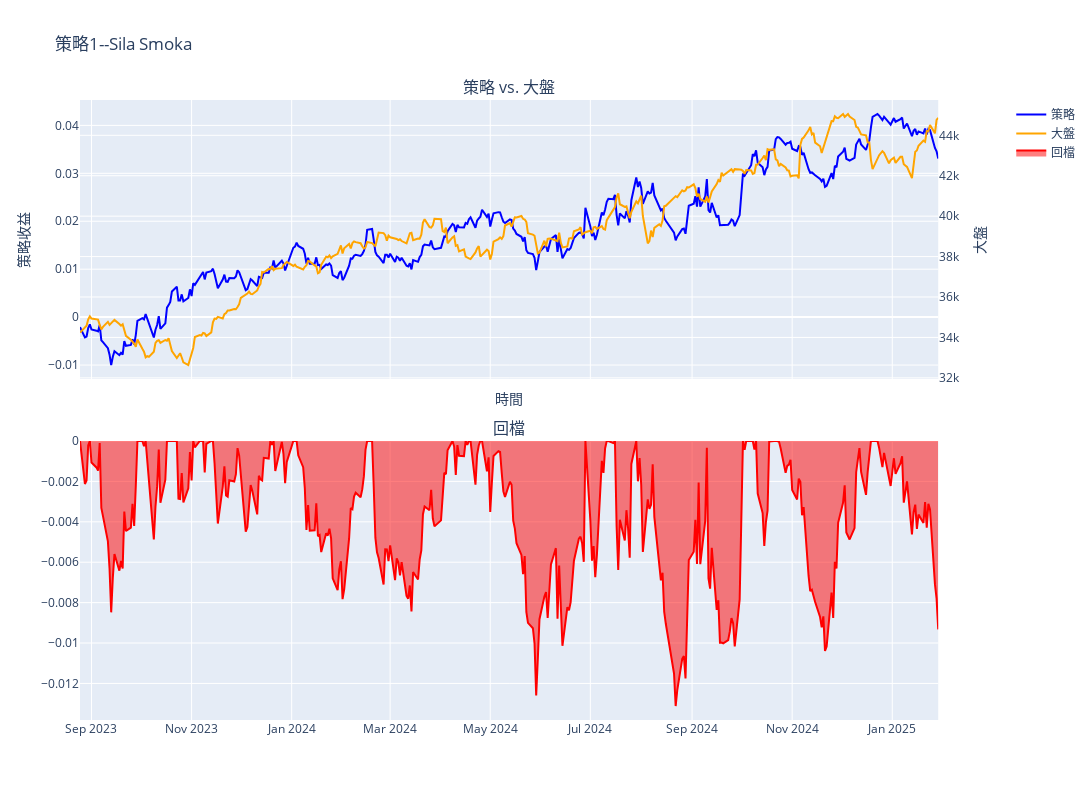

Write notebook code for a chart like this one.
### Code cell
# compare each factor with/without filteration


def calculate_strategy_statistics(df, ret_column, risk_free_rate=0.02, plot=True):
    df = df.copy()

    # Calculate Cumulative Returns
    df['cumulative_returns'] = df[ret_column].cumsum()

    # Maximum Drawdown (MDD)
    df['cumulative_max'] = df['cumulative_returns'].cummax()  # Track the running maximum
    df['drawdown'] = df['cumulative_returns'] - df['cumulative_max']  # Difference from the peak
    df['drawdown_pct'] = df['drawdown'] / df['cumulative_max']  # Drawdown as percentage of peak
    max_drawdown = df['drawdown_pct'].min()  # Most negative value represents maximum drawdown

    # Sharpe Ratio (Annualized)
    daily_return_std = df[ret_column].std()
    sharpe_ratio = (df[ret_column].mean() - risk_free_rate / 252) / daily_return_std * np.sqrt(252)

    # Sortino Ratio (Uses downside volatility)
    downside_returns = df[ret_column][df[ret_column] < 0]
    downside_std = downside_returns.std()
    sortino_ratio = (df[ret_column].mean() - risk_free_rate / 252) / downside_std * np.sqrt(252)

    # Calmar Ratio (Annualized Return / MDD)
    annual_return = df[ret_column].mean() * 252
    calmar_ratio = abs(annual_return / max_drawdown)

    # Win Rate & Profit Factor
    win_trades = df[ret_column][df[ret_column] > 0]
    loss_trades = df[ret_column][df[ret_column] < 0]
    win_rate = len(win_trades) / len(df[ret_column])
    profit_factor = win_trades.sum() / abs(loss_trades.sum())

    # Biggest Win / Loss Per Trade
    biggest_win = df[ret_column].max()
    biggest_loss = df[ret_column].min()

    # Longest Winning Streak & Longest Losing Streak
    win_streak = 0
    loss_streak = 0
    max_win_streak = 0
    max_loss_streak = 0

    for r in df[ret_column]:
        if r > 0:
            win_streak += 1
            loss_streak = 0
        elif r < 0:
            loss_streak += 1
            win_streak = 0
        else:
            win_streak = loss_streak = 0  # Reset streak if it's zero

        max_win_streak = max(max_win_streak, win_streak)
        max_loss_streak = max(max_loss_streak, loss_streak)

    # Results Dictionary
    stats = {
        "Sharpe Ratio": sharpe_ratio,
        "Sortino Ratio": sortino_ratio,
        "Calmar Ratio": calmar_ratio,
        "Max Drawdown (%)": max_drawdown,
        "Annualized Return (%)": annual_return * 100,
        "Win Rate (%)": win_rate * 100,
        "Profit Factor": profit_factor,
        "Biggest Win Per Trade": biggest_win,
        "Biggest Loss Per Trade": biggest_loss,
        "Longest Winning Streak": max_win_streak,
        "Longest Losing Streak": max_loss_streak
    }

    if plot:
        # Create subplots with 2 y-axes and 2 rows
        fig = make_subplots(
            rows=2, cols=1,  
            shared_xaxes=True,
            vertical_spacing=0.1,  
            subplot_titles=("策略 vs. 大盤", "回檔"),
            specs=[[{"secondary_y": True}], [{}]]  
        )

        # Cumulative Profit Line (Primary y-axis)
        fig.add_trace(go.Scatter(
            x=df.index, y=df['cumulative_returns'],
            mode="lines", name="策略", line=dict(color="blue")
        ), row=1, col=1, secondary_y=False)  

        # OP Line (Secondary y-axis)
        fig.add_trace(go.Scatter(
            x=df.index, y=df['op'],
            mode="lines", name="大盤", line=dict(color="orange")
        ), row=1, col=1, secondary_y=True)  

        # Add MDD Trace
        fig.add_trace(go.Scatter(
            x=df.index, y=df['drawdown'],
            fill='tozeroy', mode='lines', name="回檔",
            line=dict(color="red")
        ), row=2, col=1)  

        # Update layout with title, axis labels, and MDD settings
        fig.update_layout(
            title="策略1--Sila Smoka",
            xaxis_title="時間",
            yaxis_title="策略收益",
            yaxis2_title="大盤",  
            yaxis2=dict(
                overlaying='y',  
                side='right'  
            ),
            height=800,
            width=1200,
            xaxis=dict(
                title="時間",
                showgrid=True,
                showline=True,
                zeroline=False,  
            ),
        )
        fig.show()

    return stats


factor = "因子_開盤前5分鐘"
ret = "回報_開盤後5分鐘"
daily_df['signal_dto'] = daily_df[factor].apply(lambda x: 1 if x < 0 else -1)

daily_df['profit_dto_5'] = daily_df['signal_dto'] * daily_df[ret]
daily_df['profit_dto_5'].cumsum().plot()


stats = calculate_strategy_statistics(daily_df, 'profit_dto_5')

# Print statistics
for k, v in stats.items():
    print(f"{k}: {v:.2f}")

### Figure 1 — Plotly figure (JSON) as saved in the notebook; plotly's stock layout.template omitted (floating-point values rounded to 4 significant figures; data arrays with more than 128 entries replaced by an {"elided": "..."} marker saying what was removed)
{"data": [{"line": {"color": "blue"}, "mode": "lines", "name": "策略", "type": "scatter", "x": {"elided": "368 str values"}, "xaxis": "x", "y": {"elided": "368 float values"}, "yaxis": "y"}, {"line": {"color": "orange"}, "mode": "lines", "name": "大盤", "type": "scatter", "x": {"elided": "368 str values"}, "xaxis": "x", "y": {"elided": "368 float values"}, "yaxis": "y2"}, {"fill": "tozeroy", "line": {"color": "red"}, "mode": "lines", "name": "回檔", "type": "scatter", "x": {"elided": "368 str values"}, "xaxis": "x2", "y": {"elided": "368 float values"}, "yaxis": "y3"}], "layout": {"annotations": [{"font": {"size": 16}, "showarrow": false, "text": "策略 vs. 大盤", "x": 0.47, "xanchor": "center", "xref": "paper", "y": 1, "yanchor": "bottom", "yref": "paper"}, {"font": {"size": 16}, "showarrow": false, "text": "回檔", "x": 0.47, "xanchor": "center", "xref": "paper", "y": 0.45, "yanchor": "bottom", "yref": "paper"}], "height": 800, "title": {"text": "策略1--Sila Smoka"}, "width": 1200, "xaxis": {"anchor": "y", "domain": [0, 0.94], "matches": "x2", "showgrid": true, "showline": true, "showticklabels": false, "title": {"text": "時間"}, "zeroline": false}, "xaxis2": {"anchor": "y3", "domain": [0, 0.94]}, "yaxis": {"anchor": "x", "domain": [0.55, 1], "title": {"text": "策略收益"}}, "yaxis2": {"anchor": "x", "overlaying": "y", "side": "right", "title": {"text": "大盤"}}, "yaxis3": {"anchor": "x2", "domain": [0, 0.45]}}}
